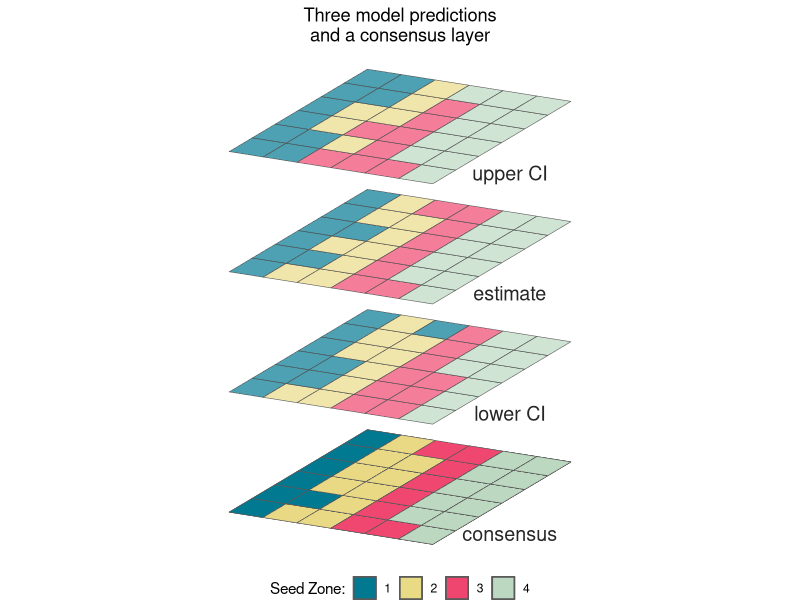

Source code (R):
library(tidyverse)


#' Rotate simple features for 3D layers
#' @description Rotates a simple features layer using a shear matrix transformation on the 
#' \code{geometry} column. This can get nice for visualization and works with
#' points, lines and polygons. Code by Stefan Jünger Denis Cohen, perhaps based upon work by
#' spacedman. 
#'
#' @param data an object of class \code{sf}
#' @param x_add integer; x value to move geometry in space
#' @param y_add integer; x value to move geometry in space
#'
#' @importFrom magrittr %>%

rotate_sf <- function(data, x_add = 0, y_add = 0) {
  
  shear_matrix <- function (x) { 
    matrix(c(2, 1.2, 0, 1), 2, 2) 
  }
  
  rotate_matrix <- function(x) { 
    matrix(c(cos(x), sin(x), -sin(x), cos(x)), 2, 2) 
  }
  
  data %>% 
    dplyr::mutate(
      geometry = 
        .$geometry * shear_matrix() * rotate_matrix(pi / 20) + c(x_add, y_add)
    )
}


# create dummy data, here each value will indicate a layer classification from 
# 1 to 4
v <- rep(1:4, each = 9)

v2 <- v 
v2[10] <- 1 ; v2[c(7,9)] <- 2  ; v2[18] <- 3  ; v2[c(26,27)] <- 4 

v3 <- v
v3[c(11,12)] <- 1  ; v3[9] <- 2  ; v3[c(13,15)] <- 3  ; v3[c(24,26,27)] <- 4 

v[c(9, 18)] <- 1; v[7] <- 2 ; v[29] <- 4

# combined our dummy data with some dummy coordinates, which will become points
# in the x and y direction. We will buffer out the points to turn them into
# raster tiles. 
sf_lyrs <- cbind(
  'lyr1' = v,  'lyr2' = v2, 'lyr3' = v3,
  x = rep(1:6, each = 6), 
  y = rep(1:6) # automatically recycles  
) |>
  data.frame() |>
  sf::st_as_sf( coords = c('x', 'y'), remove = FALSE) |>
  sf::st_buffer(0.5, endCapStyle = 'SQUARE') |>
  dplyr::mutate(across(lyr1:lyr3, ~ factor(.x)))

rm(v, v2, v3)
# Now we can create a final raster from our example of three different classification 
# runs 

sf_sum <- sf_lyrs |>
  pivot_longer(lyr1:lyr3) |>
  group_by(x, y) |>
  add_count(value) |>
  group_by(x, y) |> 
  mutate(ID = cur_group_id(), .before  = geometry)

# identify the cells which have a plurality of consensus
consen <- filter(sf_sum, n >= 2) # all but one cell's have 2/3 or 3/3 agreement

no_consen <- filter(sf_sum, ! ID %in% consen$ID) |>
  # select the value from our reference layer, we will say that layer 2 is that. 
  filter(name == 'lyr2')

output_r <- bind_rows(consen, no_consen) |>
  arrange(ID) |>
  select(lyr_consensus = value)

rm(consen, no_consen, sf_sum)

# create a specified palette for our classified layers s
cols <- c("1" = '#007991', "2" = '#E9D985', "3" = '#EF476F', "4" = '#BCD8C1')

# create the plot using the rotate_sf function. 
r_plot <- ggplot() + 
  
  geom_sf(data = rotate_sf(output_r), # bottom layer
          aes(fill = lyr_consensus)) +
  
  geom_sf(data = rotate_sf(sf_lyrs, y_add = 7), # lower layer
    aes(fill = lyr1), alpha = .7) + 
  
  geom_sf(data = rotate_sf(sf_lyrs, y_add = 14), # middle layer
    aes(fill = lyr2),  alpha = .7) + 

  geom_sf(data = rotate_sf(sf_lyrs, y_add = 21), # uppermost layer, y_add relative to base
    aes(fill = lyr3),  alpha = .7) +
  
  scale_fill_manual(values = cols, name = 'Seed Zone:') + 
  theme_void() + 
  theme(
    legend.position="bottom", 
    plot.title = element_text(hjust = 0.5)) + 
  labs(title = 'Three model predictions\nand a consensus layer') + 
  annotate("text", x = 18, y = -1, size=5, color="gray15", label = "consensus") +
  annotate("text", x = 18, y = 6, size=5, color="gray15", label = "lower CI") +
  annotate("text", x = 18, y = 13, size=5, color="gray15", label = "estimate") + 
  annotate("text", x = 18, y = 20, size=5, color="gray15", label = "upper CI") 
  
ggsave('../poster/Rasters.png', r_plot, bg = 'transparent', 
       dpi = 300, units = 'in', height = 5, width = 3.5)
